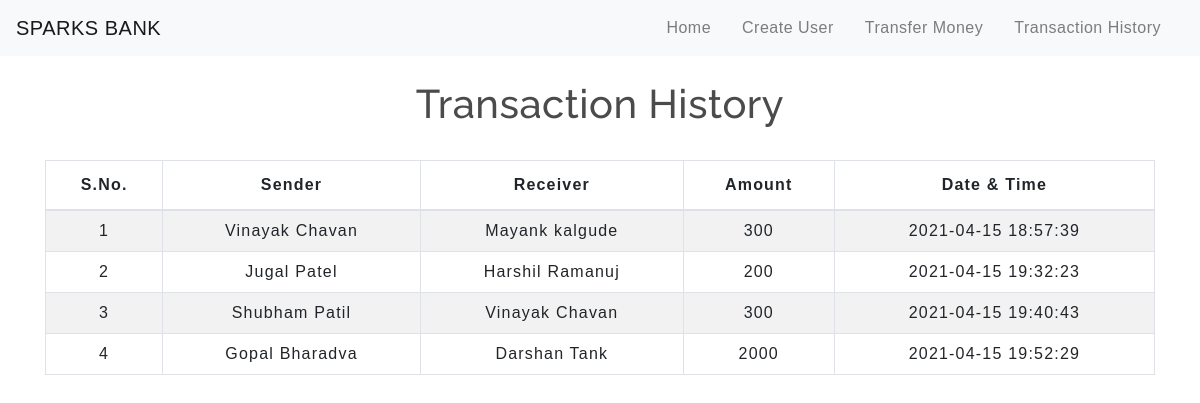
The page /transactionhistory.php on the database its author committed.
### tables this page shows
CREATE TABLE `transaction` (
  `sno` int(3) NOT NULL,
  `sender` text NOT NULL,
  `receiver` text NOT NULL,
  `balance` int(8) NOT NULL,
  `datetime` datetime NOT NULL DEFAULT current_timestamp()
);

### transactionhistory.php (the view, shortened to what this page needs)
<!DOCTYPE html>
<html lang="en">
<head>
    <link rel="stylesheet" href="https://stackpath.bootstrapcdn.com/bootstrap/4.5.2/css/bootstrap.min.css">
    <link rel="stylesheet" type="text/css" href="css/table.css">
    <link rel="stylesheet" type="text/css" href="css/navbar.css">
</head>
<body>
<?php
  include 'navbar.php';
?>
	<div class="container">
        <h2 class="text-center pt-4">Transaction History</h2>
       <br>
       <div class="table-responsive-sm">
    <table class="table table-hover table-striped table-condensed table-bordered">
        <thead>
            <tr>
                <th class="text-center">S.No.</th>
                <th class="text-center">Sender</th>
                <th class="text-center">Receiver</th>
                <th class="text-center">Amount</th>
                <th class="text-center">Date & Time</th>
            </tr>
        </thead>
        <tbody>
        <?php
            include 'config.php';
            $sql ="select * from transaction";
            $query =mysqli_query($conn, $sql);
            while($rows = mysqli_fetch_assoc($query))
            {
        ?>
            <tr>
            <td class="py-2"><?php echo $rows['sno']; ?></td>
            <td class="py-2"><?php echo $rows['sender']; ?></td>
            <td class="py-2"><?php echo $rows['receiver']; ?></td>
            <td class="py-2"><?php echo $rows['balance']; ?> </td>
            <td class="py-2"><?php echo $rows['datetime']; ?> </td>
        <?php
            }
        ?>
        </tbody>
    </table>
    </div>
</div>
</body>
</html>

### css/table.css (style rules this page uses)
* { padding: 0; margin: 0; box-sizing: border-box; font-family: sans-serif; }
h2 { font-size: 40px; }
table { letter-spacing: 1.2px; }
td { text-align: center; }

### css/navbar.css (style rules this page uses)
h2 { color: #4C4B4B; letter-spacing: 0.5px; font-family: raleway; }

### rows shown on the page
transaction: sno "1", sender "Vinayak Chavan", receiver "Mayank kalgude", balance "300", datetime "2021-04-15 18:57:39"
transaction: sno "2", sender "Jugal Patel", receiver "Harshil Ramanuj", balance "200", datetime "2021-04-15 19:32:23"
transaction: sno "3", sender "Shubham Patil", receiver "Vinayak Chavan", balance "300", datetime "2021-04-15 19:40:43"
transaction: sno "4", sender "Gopal Bharadva", receiver "Darshan Tank", balance "2000", datetime "2021-04-15 19:52:29"
